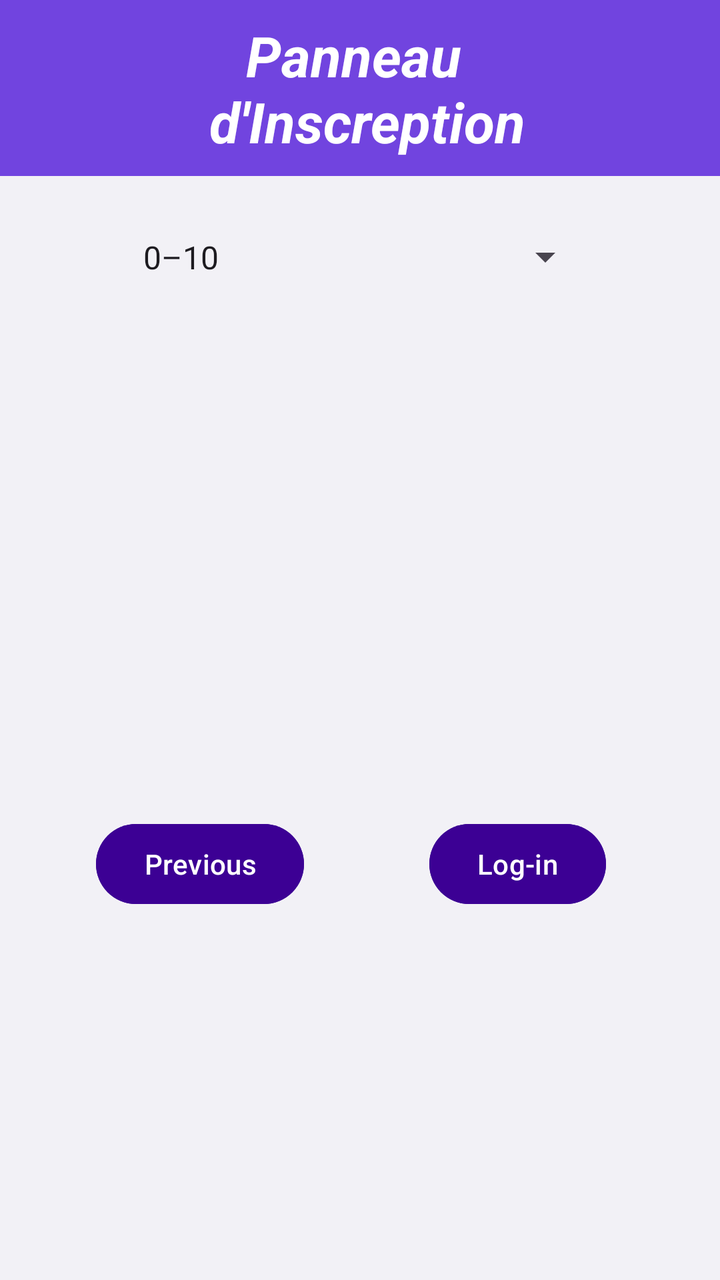
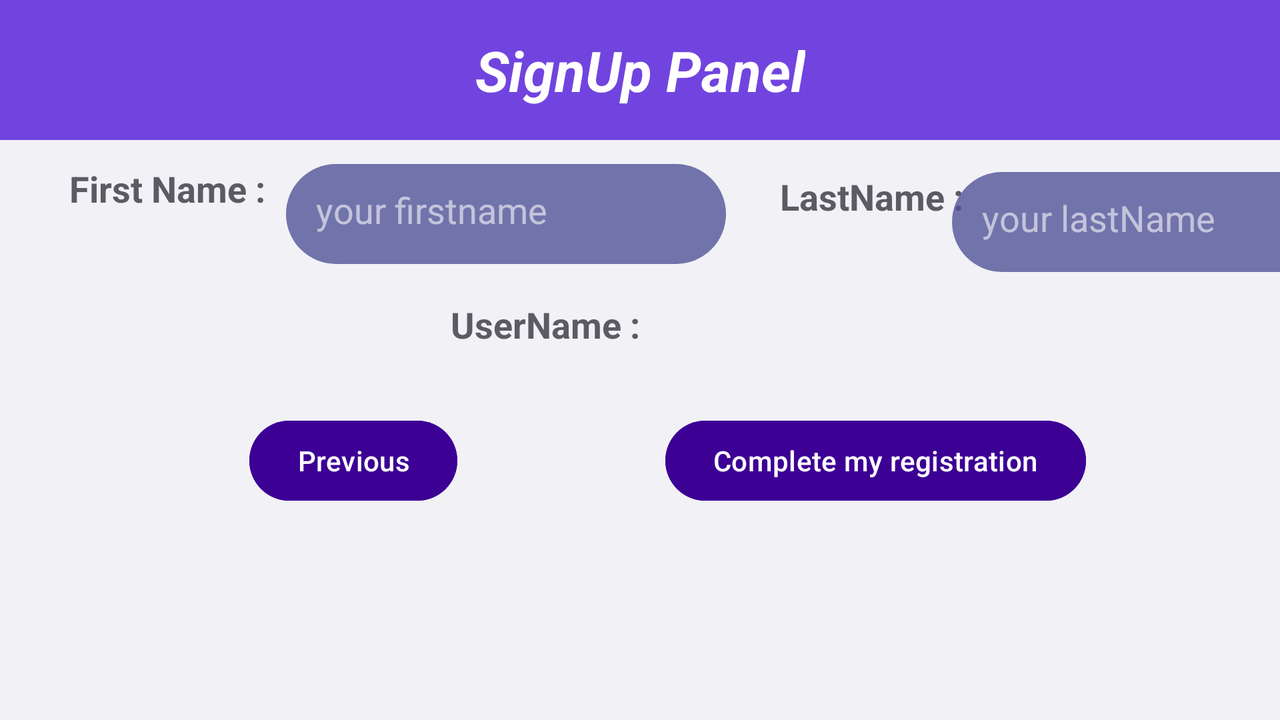

An Android layout and its configuration variant, each rendered on a device that would load it. The default file and the variant file are quoted in full after the pictures.
<!-- AndroidManifest.xml: application theme Theme.TravelTracker_Project -->
<!-- res/layout/activity_sign_up.xml -->
<?xml version="1.0" encoding="utf-8"?>
<androidx.constraintlayout.widget.ConstraintLayout xmlns:android="http://schemas.android.com/apk/res/android"
    xmlns:app="http://schemas.android.com/apk/res-auto"
    xmlns:tools="http://schemas.android.com/tools"
    android:layout_width="match_parent"
    android:layout_height="match_parent"
    android:background="@color/lavender"
    tools:context=".SignUpActivity">

    <ImageView
        android:id="@+id/imageViewAirPlaneRight"
        android:layout_width="55dp"
        android:layout_height="39dp"
        android:layout_marginTop="76dp"
        android:layout_marginBottom="25dp"
        android:contentDescription="@string/airplaneright"
        android:rotation="-300"
        android:rotationY="180"
        app:layout_constraintBottom_toTopOf="@+id/imageView2"
        app:layout_constraintEnd_toEndOf="parent"
        app:layout_constraintHorizontal_bias="0.506"
        app:layout_constraintStart_toEndOf="@+id/textView"
        app:layout_constraintTop_toTopOf="parent"
        app:srcCompat="@drawable/airplane_icon" />

    <ImageView
        android:id="@+id/imageViewAirPlaneLeft"
        android:layout_width="55dp"
        android:layout_height="39dp"
        android:layout_marginTop="76dp"
        android:layout_marginBottom="25dp"
        android:contentDescription="@string/airplaneleft"
        android:rotation="240"
        android:rotationX="190"
        android:rotationY="150"
        app:layout_constraintBottom_toTopOf="@+id/imageView2"
        app:layout_constraintEnd_toStartOf="@+id/textView"
        app:layout_constraintHorizontal_bias="0.48"
        app:layout_constraintStart_toStartOf="parent"
        app:layout_constraintTop_toTopOf="parent"
        app:srcCompat="@drawable/airplane_icon" />

    <ImageView
        android:id="@+id/imageView"
        android:layout_width="wrap_content"
        android:layout_height="wrap_content"
        android:contentDescription="@string/arcimg"
        android:rotation="180"
        android:scaleType="fitXY"
        app:layout_constraintStart_toStartOf="parent"
        app:layout_constraintTop_toTopOf="parent"
        app:srcCompat="@drawable/arc_3" />

    <ImageView
        android:id="@+id/imageView2"
        android:layout_width="wrap_content"
        android:layout_height="wrap_content"
        android:layout_marginTop="88dp"
        android:contentDescription="@string/arcimg"
        android:scaleType="fitXY"
        app:layout_constraintStart_toStartOf="parent"
        app:layout_constraintTop_toBottomOf="@+id/imageView"
        app:srcCompat="@drawable/arc_3" />

    <View
        android:id="@+id/view3"
        android:layout_width="wrap_content"
        android:layout_height="0dp"
        android:background="@color/light_lavender"
        app:layout_constraintBottom_toBottomOf="parent"
        app:layout_constraintStart_toStartOf="parent"
        app:layout_constraintTop_toBottomOf="@+id/imageView2"
        app:layout_constraintVertical_bias="1.0" />

    <TextView
        android:id="@+id/textView"
        android:layout_width="wrap_content"
        android:layout_height="wrap_content"
        android:text="Panneau \n d'Inscreption"
        android:textAlignment="center"
        android:textColor="@color/white"
        android:textSize="28sp"
        android:textStyle="bold|italic"
        app:layout_constraintBottom_toTopOf="@+id/imageView2"
        app:layout_constraintEnd_toEndOf="parent"
        app:layout_constraintStart_toStartOf="parent"
        app:layout_constraintTop_toBottomOf="@+id/imageView" />

    <ImageView
        android:id="@+id/imageView7"
        android:layout_width="55dp"
        android:layout_height="43dp"
        android:contentDescription="@string/arcimg"
        app:layout_constraintEnd_toEndOf="parent"
        app:layout_constraintStart_toStartOf="parent"
        app:layout_constraintTop_toTopOf="parent"
        app:srcCompat="@drawable/login_icon" />

    <Button
        android:id="@+id/buttonLogin"
        android:layout_width="wrap_content"
        android:layout_height="wrap_content"
        android:layout_marginBottom="184dp"
        android:backgroundTint="@color/violet"
        android:text="@string/log_in"
        app:layout_constraintBottom_toBottomOf="parent"
        app:layout_constraintEnd_toEndOf="parent"
        app:layout_constraintHorizontal_bias="0.525"
        app:layout_constraintStart_toEndOf="@+id/buttonPrevious" />

    <Button
        android:id="@+id/buttonPrevious"
        android:layout_width="wrap_content"
        android:layout_height="wrap_content"
        android:layout_marginStart="48dp"
        android:layout_marginBottom="184dp"
        android:backgroundTint="@color/violet"
        android:text="@string/previous"
        app:layout_constraintBottom_toBottomOf="parent"
        app:layout_constraintStart_toStartOf="parent" />

    <Spinner
        android:id="@+id/spinnerAge"
        android:layout_width="233dp"
        android:layout_height="81dp"
        android:entries="@array/ages"

        app:layout_constraintEnd_toEndOf="parent"
        app:layout_constraintStart_toStartOf="parent"
        app:layout_constraintTop_toBottomOf="@+id/imageView2" />


</androidx.constraintlayout.widget.ConstraintLayout>
<!-- resources referenced by this layout -->
<resources>
  <string-array name="ages">
          <item>0–10 </item>
          <item>11–20</item>
          <item>21–30</item>
          <item>31–40</item>
          <item>41–50</item>
          <item>51–60</item>
          <item>61–70</item>
          <item>71–80</item>
          <item>81–90</item>
          <item>91–100</item>
      </string-array>
  <color name="lavender">#7144df</color>
  <color name="light_lavender">#f2f1f6</color>
  <color name="violet">#3c0094</color>
  <color name="white">#FFFFFFFF</color>
  <!-- drawable airplane_icon: png bitmap (drawable-xxxhdpi, 26985 bytes) -->
  <string name="airplaneleft" translatable="false">AirPlaneLeft</string>
  <string name="airplaneright" translatable="false">AirPlaneRight</string>
  <string name="arcimg" translatable="false">ArcImg</string>
  <string name="log_in">Log-in</string>
  <string name="previous">Previous</string>
  <style name="Theme.TravelTracker_Project" parent="Base.Theme.TravelTracker_Project" />
  <style name="Base.Theme.TravelTracker_Project" parent="Theme.Material3.DayNight.NoActionBar">
          
          
      </style>
</resources>
<!-- res/layout-land/activity_sign_up.xml (the repository's variant of the layout above) -->
<!-- drawn on the phone turned sideways -->
<?xml version="1.0" encoding="utf-8"?>
<androidx.constraintlayout.widget.ConstraintLayout xmlns:android="http://schemas.android.com/apk/res/android"
    xmlns:app="http://schemas.android.com/apk/res-auto"
    xmlns:tools="http://schemas.android.com/tools"
    android:layout_width="match_parent"
    android:layout_height="match_parent"
    android:background="@color/lavender"
    tools:context=".Activities.SignUpActivity">

    <ImageView
        android:id="@+id/imageViewAirPlaneRight"
        android:layout_width="55dp"
        android:layout_height="39dp"
        android:layout_marginTop="76dp"
        android:layout_marginBottom="25dp"
        android:contentDescription="@string/airplaneright"
        android:rotation="-300"
        android:rotationY="180"
        app:layout_constraintBottom_toTopOf="@+id/imageView2"
        app:layout_constraintEnd_toEndOf="parent"
        app:layout_constraintHorizontal_bias="0.506"
        app:layout_constraintStart_toEndOf="@+id/textView"
        app:layout_constraintTop_toTopOf="parent"
        app:srcCompat="@drawable/airplane_icon" />

    <ImageView
        android:id="@+id/imageViewAirPlaneLeft"
        android:layout_width="55dp"
        android:layout_height="39dp"
        android:layout_marginTop="76dp"
        android:layout_marginBottom="25dp"
        android:contentDescription="@string/airplaneleft"
        android:rotation="240"
        android:rotationX="190"
        android:rotationY="150"
        app:layout_constraintBottom_toTopOf="@+id/imageView2"
        app:layout_constraintEnd_toStartOf="@+id/textView"
        app:layout_constraintHorizontal_bias="0.48"
        app:layout_constraintStart_toStartOf="parent"
        app:layout_constraintTop_toTopOf="parent"
        app:srcCompat="@drawable/airplane_icon" />

    <ImageView
        android:id="@+id/imageView"
        android:layout_width="0dp"
        android:layout_height="wrap_content"
        android:contentDescription="@string/arcimg"
        android:rotation="180"
        android:scaleType="fitXY"
        app:layout_constraintEnd_toEndOf="parent"
        app:layout_constraintStart_toStartOf="parent"
        app:layout_constraintTop_toTopOf="parent"
        app:srcCompat="@drawable/arc_3" />

    <ImageView
        android:id="@+id/imageView2"
        android:layout_width="0dp"
        android:layout_height="wrap_content"
        android:layout_marginTop="70dp"
        android:contentDescription="@string/arcimg"
        android:scaleType="fitXY"
        app:layout_constraintEnd_toEndOf="parent"
        app:layout_constraintStart_toStartOf="parent"
        app:layout_constraintTop_toBottomOf="@+id/imageView"
        app:srcCompat="@drawable/arc_3" />


    <View
        android:id="@+id/view3"
        android:layout_width="wrap_content"
        android:layout_height="0dp"
        android:background="@color/light_lavender"
        app:layout_constraintBottom_toBottomOf="parent"
        app:layout_constraintEnd_toEndOf="parent"
        app:layout_constraintHorizontal_bias="0.0"
        app:layout_constraintStart_toStartOf="parent"
        app:layout_constraintTop_toBottomOf="@+id/imageView2"
        app:layout_constraintVertical_bias="0.0" />

    <TextView
        android:id="@+id/textView"
        android:layout_width="wrap_content"
        android:layout_height="wrap_content"
        android:text="@string/panneau_n_d_inscription"
        android:textAlignment="center"
        android:textColor="@color/white"
        android:textSize="28sp"
        android:textStyle="bold|italic"
        app:layout_constraintBottom_toTopOf="@+id/imageView2"
        app:layout_constraintEnd_toEndOf="parent"
        app:layout_constraintStart_toStartOf="parent"
        app:layout_constraintTop_toBottomOf="@+id/imageView" />

    <ImageView
        android:id="@+id/imageView7"
        android:layout_width="55dp"
        android:layout_height="43dp"
        android:contentDescription="@string/arcimg"
        app:layout_constraintEnd_toEndOf="parent"
        app:layout_constraintStart_toStartOf="parent"
        app:layout_constraintTop_toTopOf="parent"
        app:srcCompat="@drawable/login_icon" />

    <TextView
        android:id="@+id/textViewFirstName"
        android:layout_width="wrap_content"
        android:layout_height="wrap_content"
        android:layout_marginTop="12dp"
        android:text="@string/first_name"
        android:textColor="#5d5a63"
        android:textSize="18sp"
        android:textStyle="bold"
        app:layout_constraintEnd_toEndOf="parent"
        app:layout_constraintHorizontal_bias="0.064"
        app:layout_constraintStart_toStartOf="parent"
        app:layout_constraintTop_toBottomOf="@+id/imageView2" />

    <EditText
        android:id="@+id/editTextFirstName"
        android:layout_width="220dp"
        android:layout_height="50dp"
        android:autofillHints="hint"
        android:background="@drawable/dark_lavander_background"
        android:ems="10"
        android:hint="@string/your_firstname"
        android:inputType="text"
        android:padding="15dp"
        android:textColor="@color/white"
        android:textColorHint="@color/transperent_white"
        app:layout_constraintEnd_toEndOf="parent"
        app:layout_constraintHorizontal_bias="0.036"
        app:layout_constraintStart_toEndOf="@+id/textViewFirstName"
        app:layout_constraintTop_toTopOf="@+id/textViewFirstName"
        tools:ignore="TextContrastCheck" />

    <TextView
        android:id="@+id/textViewLastName"
        android:layout_width="wrap_content"
        android:layout_height="wrap_content"
        android:layout_marginTop="4dp"
        android:text="@string/lastname"
        android:textColor="#5d5a63"
        android:textSize="18sp"
        android:textStyle="bold"
        app:layout_constraintEnd_toEndOf="parent"
        app:layout_constraintHorizontal_bias="0.145"
        app:layout_constraintStart_toEndOf="@+id/editTextFirstName"
        app:layout_constraintTop_toTopOf="@+id/editTextFirstName" />

    <EditText
        android:id="@+id/editTextLastName"
        android:layout_width="220dp"
        android:layout_height="50dp"
        android:autofillHints="hint"
        android:background="@drawable/dark_lavander_background"
        android:ems="10"
        android:hint="@string/your_lastname"
        android:inputType="text"
        android:padding="15dp"
        android:textColor="@color/white"
        android:textColorHint="@color/transperent_white"
        app:layout_constraintEnd_toEndOf="parent"
        app:layout_constraintHorizontal_bias="0.096"
        app:layout_constraintStart_toEndOf="@+id/textViewLastName"
        app:layout_constraintTop_toTopOf="@+id/textViewLastName"
        tools:ignore="TextContrastCheck" />

    <TextView
        android:id="@+id/textViewUserNamePreview"
        android:layout_width="wrap_content"
        android:layout_height="wrap_content"
        android:layout_marginTop="80dp"
        android:text="@string/username"
        android:textColor="#5d5a63"
        android:textSize="18sp"
        android:textStyle="bold"
        app:layout_constraintEnd_toEndOf="parent"
        app:layout_constraintHorizontal_bias="0.413"
        app:layout_constraintStart_toStartOf="parent"
        app:layout_constraintTop_toBottomOf="@+id/imageView2" />

    <androidx.constraintlayout.widget.ConstraintLayout
        android:layout_width="0dp"
        android:layout_height="0dp"
        android:layout_marginTop="16dp"
        app:layout_constraintBottom_toBottomOf="@+id/view3"
        app:layout_constraintEnd_toEndOf="parent"
        app:layout_constraintHorizontal_bias="0.46"
        app:layout_constraintStart_toStartOf="parent"
        app:layout_constraintTop_toBottomOf="@+id/textViewUserNamePreview">

        <Button
            android:id="@+id/buttonCompleteReg"
            android:layout_width="wrap_content"
            android:layout_height="wrap_content"
            android:layout_marginTop="16dp"
            android:backgroundTint="@color/violet"
            android:text="@string/complete_my_registration"
            android:textColor="@color/white"
            app:layout_constraintEnd_toEndOf="parent"
            app:layout_constraintHorizontal_bias="0.774"
            app:layout_constraintStart_toStartOf="parent"
            app:layout_constraintTop_toTopOf="parent" />

        <Button
            android:id="@+id/buttonPrevious"
            android:layout_width="wrap_content"
            android:layout_height="wrap_content"
            android:backgroundTint="@color/violet"
            android:text="@string/previous"
            android:textColor="@color/white"
            app:layout_constraintBottom_toBottomOf="parent"
            app:layout_constraintEnd_toStartOf="@+id/buttonCompleteReg"
            app:layout_constraintHorizontal_bias="0.545"
            app:layout_constraintStart_toStartOf="parent"
            app:layout_constraintTop_toTopOf="@+id/buttonCompleteReg"
            app:layout_constraintVertical_bias="0.0" />
    </androidx.constraintlayout.widget.ConstraintLayout>

    <TextView
        android:id="@+id/textViewPreviewUserName"
        android:layout_width="wrap_content"
        android:layout_height="wrap_content"
        android:layout_marginTop="4dp"
        android:textColorHint="#546E7A"
        android:textSize="15sp"
        app:layout_constraintEnd_toEndOf="parent"
        app:layout_constraintHorizontal_bias="0.25"
        app:layout_constraintStart_toEndOf="@+id/textViewUserNamePreview"
        app:layout_constraintTop_toTopOf="@+id/textViewUserNamePreview" />


</androidx.constraintlayout.widget.ConstraintLayout>
<!-- resources referenced by the variant -->
<!-- as the phone turned sideways resolves them -->
<resources>
  <color name="lavender">#7144df</color>
  <color name="light_lavender">#f2f1f6</color>
  <color name="transperent_white">#94FFFFFF</color>
  <color name="violet">#3c0094</color>
  <color name="white">#FFFFFFFF</color>
  <!-- drawable airplane_icon: png bitmap (drawable-xxxhdpi, 26985 bytes) -->
  <!-- drawable dark_lavander_background (drawable) -->
  <?xml version="1.0" encoding="utf-8"?>
  <selector xmlns:android="http://schemas.android.com/apk/res/android">
  <item>
      <shape android:shape="rectangle">
          <solid android:color="#C64D5095"/>
          <corners android:radius="50dp"/>
      </shape>
  </item>
  </selector>
  <string name="airplaneleft" translatable="false">AirPlaneLeft</string>
  <string name="airplaneright" translatable="false">AirPlaneRight</string>
  <string name="arcimg" translatable="false">ArcImg</string>
  <string name="complete_my_registration">Complete my registration</string>
  <string name="first_name">First Name :</string>
  <string name="lastname">LastName :</string>
  <string name="panneau_n_d_inscription">SignUp Panel</string>
  <string name="previous">Previous</string>
  <string name="username">UserName :</string>
  <string name="your_firstname">your firstname</string>
  <string name="your_lastname">your lastName</string>
  <style name="Theme.TravelTracker_Project" parent="Base.Theme.TravelTracker_Project" />
  <style name="Base.Theme.TravelTracker_Project" parent="Theme.Material3.DayNight.NoActionBar">
          
          
      </style>
</resources>
